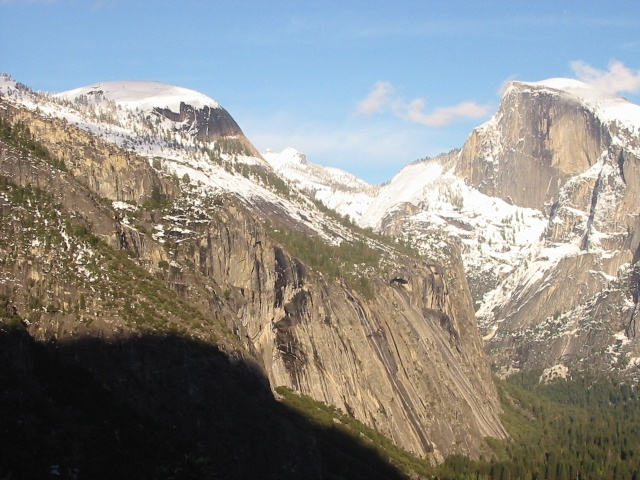
#> input picture python 图像拼接/1.png, 640 x 480 px
$ python puzzle.py
#> lines starting #> are read from the running program, lines starting #| are printed output that depends on the picture; after the words box and inside, x2 and y2 are one past the last pixel; in counts of white or black regions, pixels touching at a corner belong together
import numpy as np
import cv2

# read img1 and img2
img1 = cv2.imread('1.png')
#> img1 is the input picture: shape (480, 640, 3); mean B, G, R 135.4, 139.3, 139.5
img2 = cv2.imread('2.png')
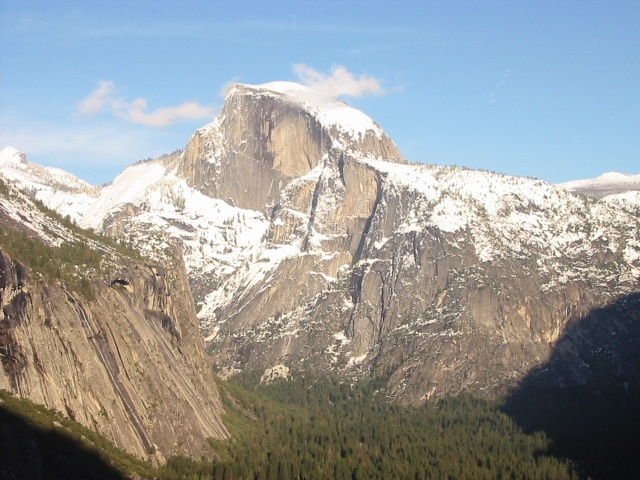
#> input picture python 图像拼接/2.png, 640 x 480 px
#> img2 is the input picture: shape (480, 640, 3); mean B, G, R 155.6, 155.5, 151.7

cv2.imshow('img', np.concatenate((img1,img2),axis=1))
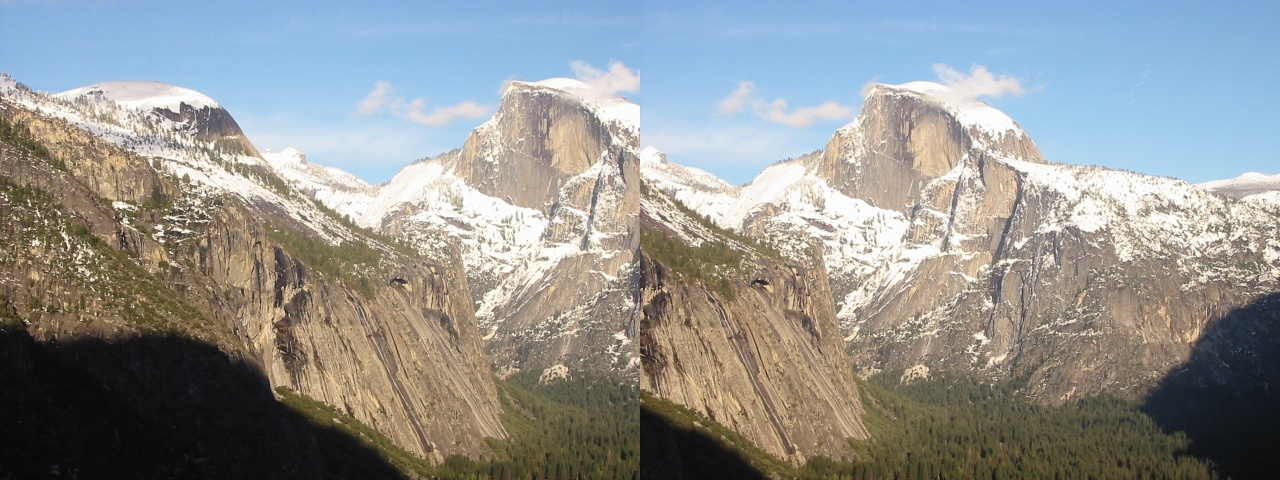
#> window 'img': shape (480, 1280, 3); mean B, G, R 145.5, 147.4, 145.6
cv2.waitKey(1)

# Feature extraction and matching
ft_detector = cv2.SIFT_create()
keyPoints1, descriptors1 = ft_detector.detectAndCompute(img1, None)
#> keyPoints1 = 2522 keypoints; strongest (x, y, size): (6, 199, 1.9), (78, 246, 2.1), (74, 255, 1.9), (46, 222, 2.2)
keyPoints2, descriptors2 = ft_detector.detectAndCompute(img2, None)
#> keyPoints2 = 2289 keypoints; strongest (x, y, size): (604, 239, 2.2), (545, 197, 2.2), (573, 230, 1.9), (76, 266, 2)

bf = cv2.BFMatcher(crossCheck=False)
matches = bf.match(descriptors1, descriptors2)
#> matches = 2522 matches
matches = sorted(matches, key = lambda x:x.distance)
sourcePoints = np.float32([ keyPoints1[m.queryIdx].pt for m in matches ]).reshape(-1, 1, 2)
#> sourcePoints = 2522 rows, first 8: [419.7, 451.9], [351.5, 414.4], [591, 217.3], [491.3, 285.2], [301.4, 352.1], [584.4, 251.6], [343.1, 187.9], [317.2, 186.2]
destinationPoints = np.float32([ keyPoints2[m.trainIdx].pt for m in matches ]).reshape(-1, 1, 2)
#> destinationPoints = 2522 rows, first 8: [142, 454.1], [72.33, 417.3], [311.4, 219.4], [212.9, 286.4], [20.9, 354.7], [304.8, 253.1], [64, 188.1], [37.59, 186.2]
# Obtain homography
H, _ = cv2.findHomography(sourcePoints, destinationPoints, method=cv2.RANSAC, ransacReprojThreshold=5.0)
#> H = [[1.06, -0.00134, -298.9], [0.0272, 1.05, -10.86], [0.0001, 4.5e-07, 1]]
print(H)
#| [[ 1.06446715e+00 -1.33970110e-03 -2.98903247e+02]
#|  [ 2.71540003e-02  1.04504541e+00 -1.08572466e+01]
#|  [ 1.00245533e-04  4.50366746e-07  1.00000000e+00]]

# 映射右图的四个顶点
TL = np.linalg.solve(H, np.array([0,0,1]))
#> TL = [273.1, 3.01, 0.973]
TL = np.round(TL/TL[-1])
#> TL = [281, 3, 1]
BL = np.linalg.solve(H, np.array([0,img2.shape[0]-1,1]))
#> BL = [273.6, 461.3, 0.972]
BL = np.round(BL/BL[-1])
#> BL = [281, 474, 1]
TR = np.linalg.solve(H, np.array([img2.shape[1]-1,0,1]))
#> TR = [857, -12.77, 0.914]
TR = np.round(TR/TR[-1])
#> TR = [937, -14, 1]
BR = np.linalg.solve(H, np.array([img2.shape[1]-1,img2.shape[0]-1,1]))
#> BR = [857.5, 445.6, 0.914]
BR = np.round(BR/BR[-1])
#> BR = [938, 488, 1]

# img2映射后的坐标范围
u0_im_ = int(min(TL[0], BL[0], TR[0], BR[0]));   u1_im_ = int(max(TL[0], BL[0], TR[0], BR[0]))
#> after `u0_im_ = int(min(TL[0], BL[0], TR[0], BR[0]))`: u0_im_ = 281
#> after `u1_im_ = int(max(TL[0], BL[0], TR[0], BR[0]))`: u1_im_ = 938
v0_im_ = int(min(TL[1], BL[1], TR[1], BR[1]));   v1_im_ = int(max(TL[1], BL[1], TR[1], BR[1]))
#> after `v0_im_ = int(min(TL[1], BL[1], TR[1], BR[1]))`: v0_im_ = -14
#> after `v1_im_ = int(max(TL[1], BL[1], TR[1], BR[1]))`: v1_im_ = 488
print(u0_im_, u1_im_, v0_im_, v1_im_)
#| 281 938 -14 488

# 拼接画布的尺寸
u0 = min(0, u0_im_)
#> u0 = 0
u1 = max(img1.shape[1]-1, u1_im_)
#> u1 = 938
ur = np.arange(u0, u1 + 1)
#> ur = 939 values from 0 to 938
v0 = min(0, v0_im_)
#> v0 = -14
v1 = max(img1.shape[0]-1, v1_im_)
#> v1 = 488
vr = np.arange(v0, v1 + 1)
#> vr = 503 values from -14 to 488
cw = u1 - u0 + 1
#> cw = 939
ch = v1 - v0 + 1
#> ch = 503
print(u0, u1, v0, v1, ch, cw)
#| 0 938 -14 488 503 939

u, v = np.meshgrid(ur, vr)

u = np.float32(u);  v = np.float32(v)   # remap函数要求映射矩阵为CV_32F
warped_img1 = cv2.remap(img1, u, v, cv2.INTER_LINEAR, borderMode=cv2.BORDER_REFLECT_101)
mask1 = np.ones((img1.shape[0],img1.shape[1]))
warped_mask1 = cv2.remap(mask1, u, v, cv2.INTER_LINEAR)
#> mask1: shape (480, 640) float64; every value is 1

z_ = H[2,0]*u + H[2,1]*v + H[2,2]
map_x = (H[0,0]*u + H[0,1]*v + H[0,2]) / z_
map_y = (H[1,0]*u + H[1,1]*v + H[1,2]) / z_
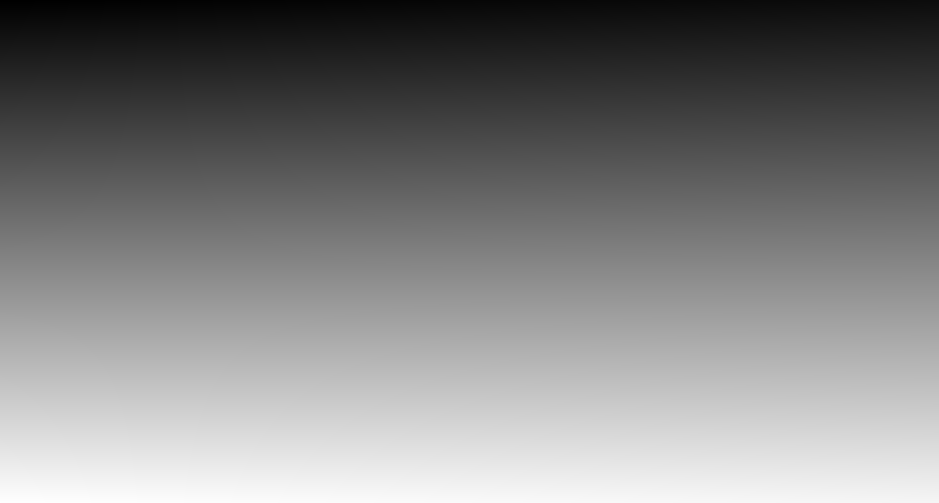
#> map_y: shape (503, 939) float32; min -25.49, max 499, mean 238.3; drawn with min black and max white
map_x = np.float32(map_x);  map_y = np.float32(map_y)
warped_img2 = cv2.remap(img2, map_x, map_y, cv2.INTER_LINEAR, borderMode=cv2.BORDER_REFLECT_101)
mask2 = np.ones((img2.shape[0],img2.shape[1]))
warped_mask2 = cv2.remap(mask2, map_x, map_y, cv2.INTER_LINEAR)
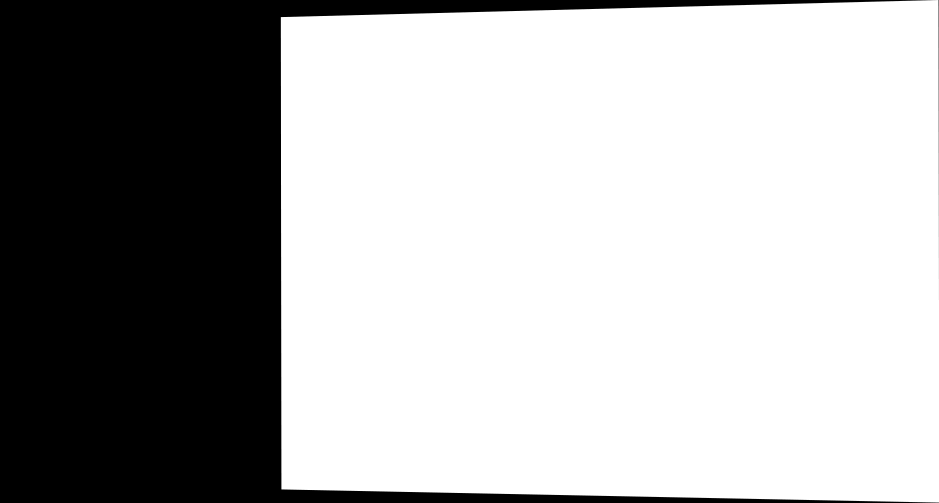
#> warped_mask2: shape (503, 939) float64; min 0, max 1, mean 0.679

mass = warped_mask1 + warped_mask2
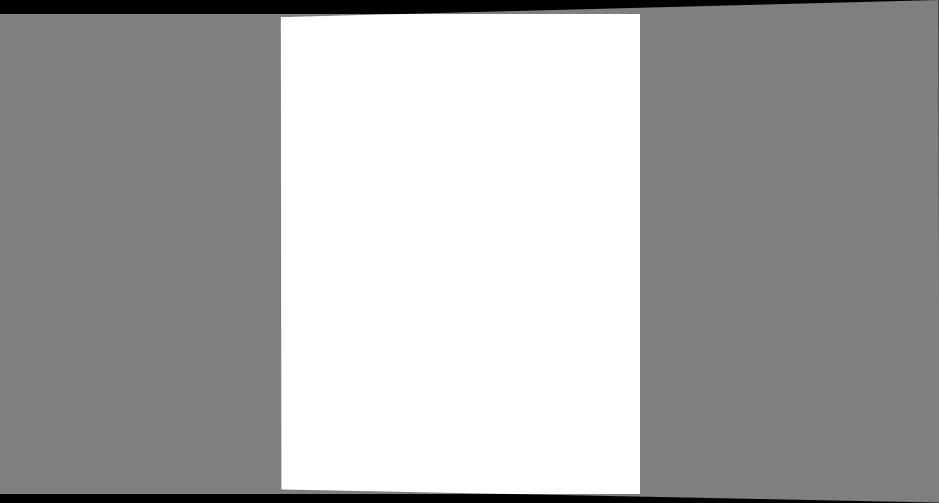
#> mass: shape (503, 939) float64; min 0, max 2, mean 1.33; drawn with min black and max white
mass[mass==0] = np.nan
#> mass: shape (503, 939) float64; 3.28% of pixels changed, all inside (x1, y1, x2, y2) = (0, 0, 909, 503)
output = np.zeros_like(warped_img1)
for c in range(3):
    output[:,:,c] = (warped_img1[:,:,c] * warped_mask1 + warped_img2[:,:,c] * warped_mask2) / mass
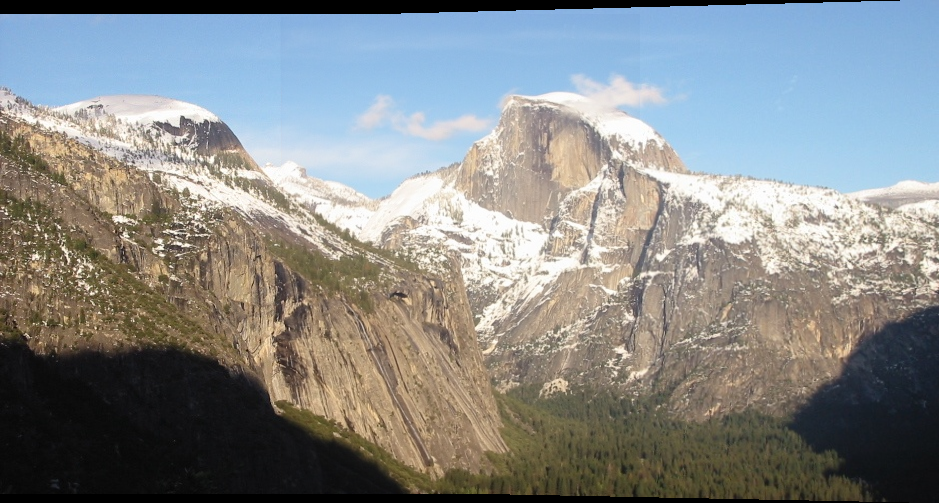
#> output: shape (503, 939, 3); mean B, G, R 136.8, 137.2, 134.3

cv2.imshow('warped_img1', np.uint8(warped_img1 * warped_mask1[..., np.newaxis].repeat(3, axis=-1)))
cv2.imshow('warped_img2', np.uint8(warped_img2 * warped_mask2[..., np.newaxis].repeat(3, axis=-1)))
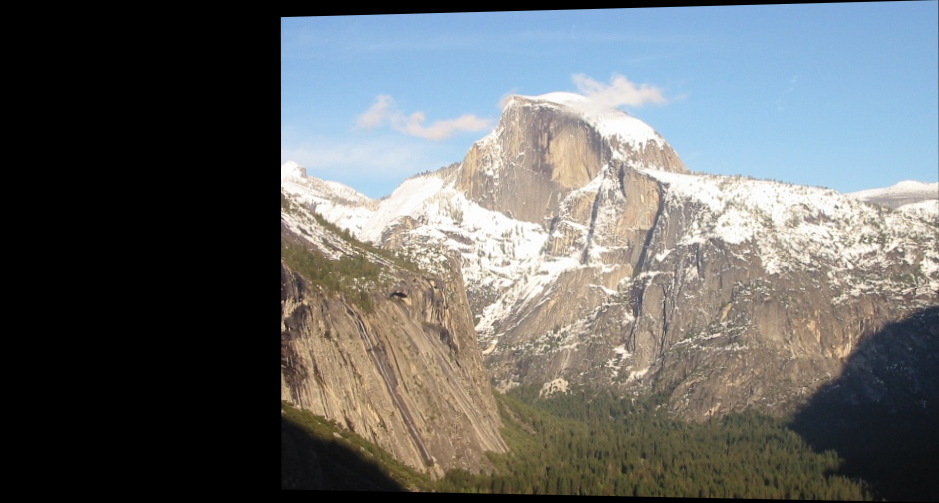
#> window 'warped_img2': shape (503, 939, 3); mean B, G, R 105.6, 105.3, 102.6
cv2.imshow('output_img', output)
cv2.waitKey(0)
cv2.destroyAllWindows()
